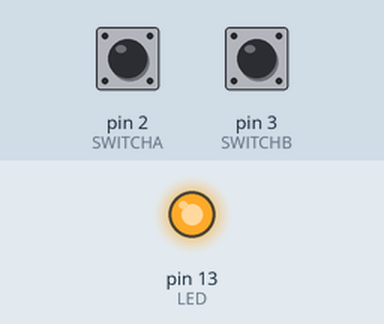
The sketch below on a simulated Arduino Uno, built with avr-gcc and run on an emulated ATmega328P. On the bench: output pins drawn as LEDs (lit = HIGH). Dashed ring = blinking. Inputs (shaded band) come from the test bench; at power-on: pin 2 (SWITCHA) HIGH, pin 3 (SWITCHB) HIGH.

Above: at 1.2 s.
1.3 s: pin 2 (SWITCHA) pulled LOW for 0.15 s
At 2.15 s:
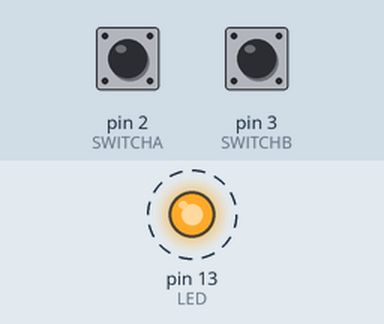
4.3 s: pin 3 (SWITCHB) pulled LOW for 0.15 s
At 6.6 s:
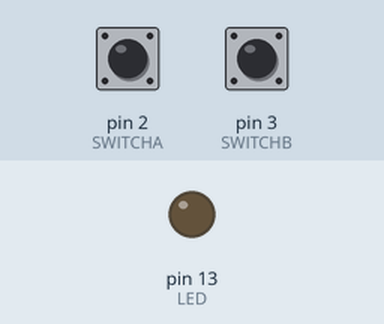
Timing chart, 0 to 11.8 s (numbered marks = the images above; inputs shaded):
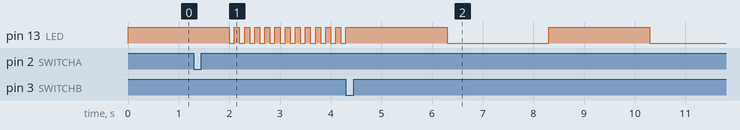

The sketch:

interruptsv2.ino
```cpp
#define FAST 100
#define SLOW 2000
const int LED = 13;
const int SWITCHA = 2;
const int SWITCHB = 3;
// our flash rate
// "volatile" is needed as a hint to the compiler to not
//  pull any tricks to make the code faster
volatile int rate;
// When button A is pressed, flash quickly
void myISRA () {
  rate = FAST;
}
// When button B is pressed, flash slowly
void myISRB () {
  rate = SLOW;
}
void setup() {
  // start slow
  rate = SLOW;
  pinMode(LED, OUTPUT);
  pinMode(SWITCHA, INPUT_PULLUP);
  pinMode(SWITCHB, INPUT_PULLUP);
  // Attach the interrupts to the buttons
  attachInterrupt(digitalPinToInterrupt(SWITCHA), myISRA, FALLING);
  attachInterrupt(digitalPinToInterrupt(SWITCHB), myISRB, FALLING);
}
void loop() {
  // flash the LED at the current rate
  digitalWrite(LED, HIGH);
  delay(rate);
  digitalWrite(LED, LOW);
  delay(rate);
}
```

Measured:
- after the input at 4.3 s, pin 13 (LED): HIGH → LOW after 2.0 s, → HIGH 2.0 s later, → LOW 2.0 s later
- by itself, pin 13 (LED): alternates HIGH for 0.10 s and LOW for 0.10 s
